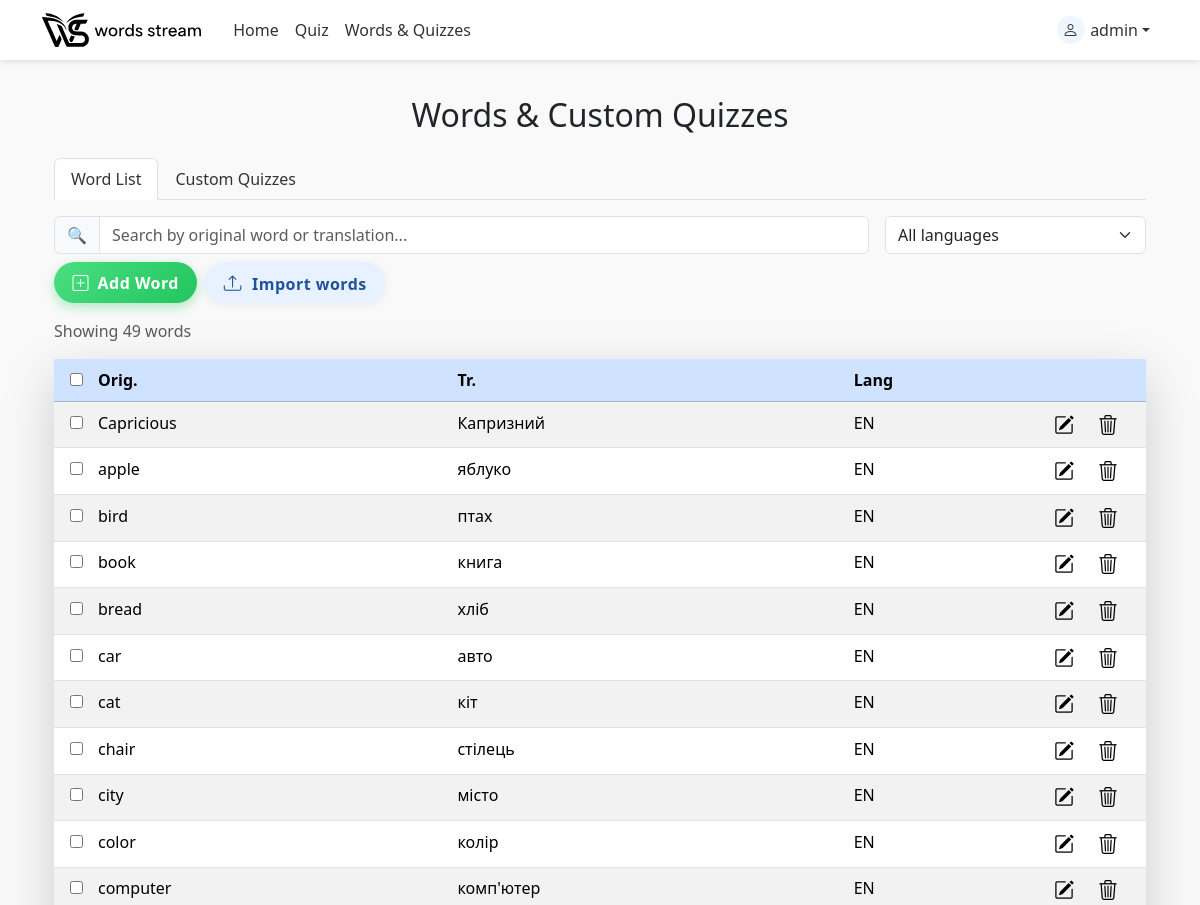
/word_list/ (signed in, upper part), run on an earlier commit of the app's database.
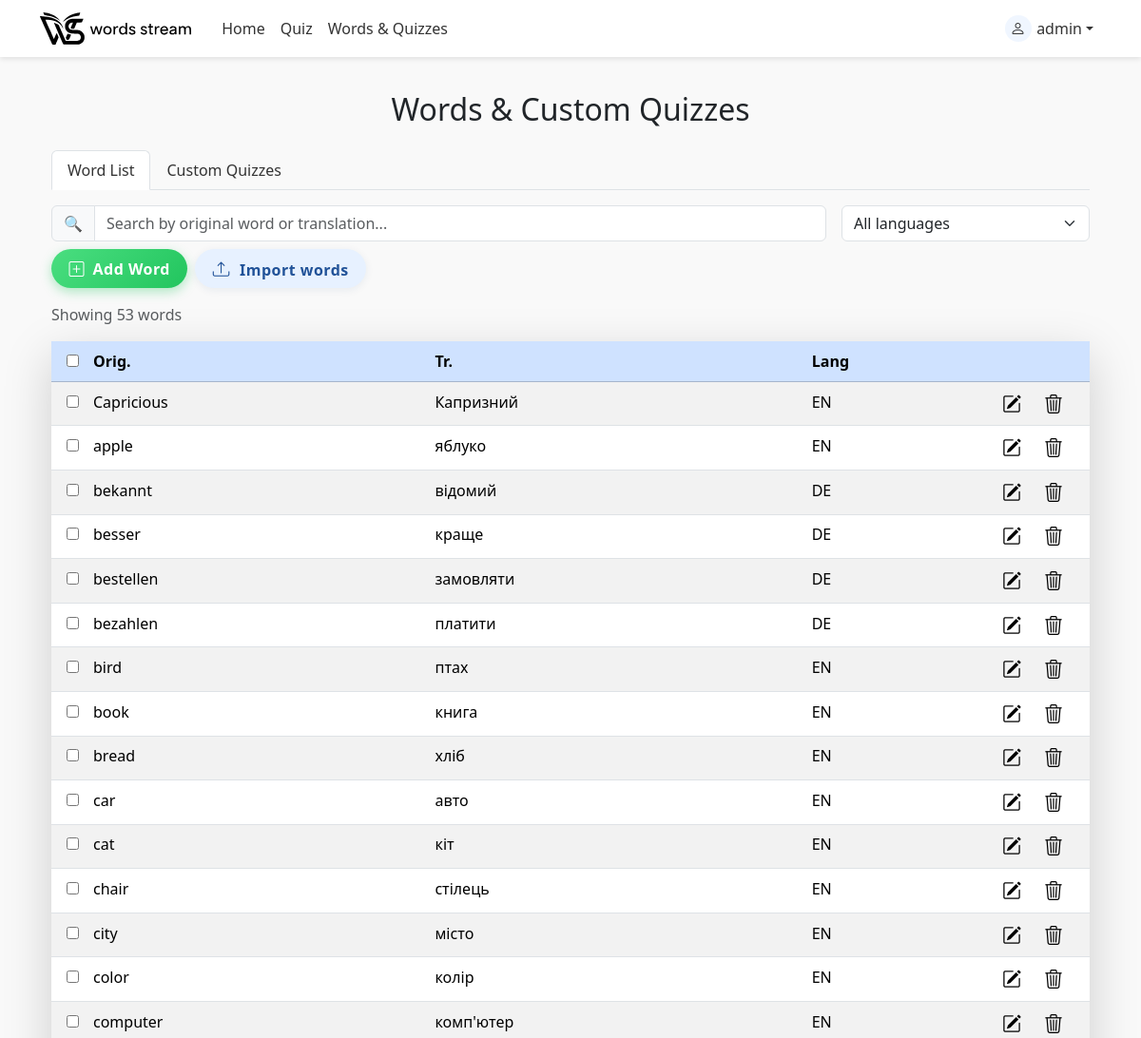
And on a later commit of the database.
### quiz/models.py (models this page shows, shortened)
class Word(models.Model):
    LANGUAGE_CHOICES = [
        ("de", "German"),
        ("en", "English"),
        ("uk", "Ukrainian"),
        ("pl", "Polish"),
        ("fr", "French"),
        ("es", "Spanish"),
    ]
    owner = models.ForeignKey(
        User,
        on_delete=models.CASCADE,
        related_name="words",
        null=True,      # temporary so old rows are allowed
        blank=True,     # same
    )
    original_word = models.CharField(max_length=100)
    translation = models.CharField(max_length=100)
    language = models.CharField(
        max_length=5,
        choices=LANGUAGE_CHOICES,
        default="de",
    )
    times_quizzed = models.IntegerField(default=0)
    correct_answers = models.IntegerField(default=0)
    timeout = models.IntegerField(default=0)
    class Meta:
        unique_together = ("owner", "original_word", "language")

### quiz/views.py (the view, shortened to what this page needs)
# urls.py: path('word_list/', views.word_list, name='word_list'),
@login_required
def word_list(request):
    query = request.GET.get('q', '').strip()
    language = request.GET.get('language', '').strip()
    qs = Word.objects.filter(owner=request.user).order_by('original_word')
    if language:
        qs = qs.filter(language=language)
    all_words = list(qs)
    if query:
        q = query.casefold()
        words = [
            w for w in all_words
            if q in (w.original_word or "").casefold()
               or q in (w.translation or "").casefold()
        ]
    else:
        words = all_words
    custom_quizzes = CustomQuiz.objects.filter(owner=request.user)
    return render(
        request,
        'quiz/words_and_quizzes.html',
        {
            'words': words,
            'query': query,
            'custom_quizzes': custom_quizzes,
            'language_choices': Word.LANGUAGE_CHOICES,
            'selected_language': language,
        }
    )

### quiz/templates/quiz/words_and_quizzes.html (shortened to what this page needs)
{% extends "base.html" %}
{% load static %}
{% block content %}
<div class="container mt-1">
  <h2 class="mb-4 text-center">Words &amp; Custom Quizzes</h2>
  <ul class="nav nav-tabs mb-3" id="listTabs" role="tablist">
    <li class="nav-item" role="presentation">
      <button
        class="nav-link active"
        id="words-tab"
        data-bs-toggle="tab"
        data-bs-target="#words-pane"
        type="button"
        role="tab"
        aria-controls="words-pane"
        aria-selected="true">
        Word List
      </button>
    </li>
    <li class="nav-item" role="presentation">
      <button
        class="nav-link"
        id="quizzes-tab"
        data-bs-toggle="tab"
        data-bs-target="#quizzes-pane"
        type="button"
        role="tab"
        aria-controls="quizzes-pane"
        aria-selected="false">
        Custom Quizzes
      </button>
    </li>
  </ul>
  <div class="tab-content" id="listTabsContent">
    {% include "quiz/partials/words/_words_tab.html" %}
  </div>
</div>
{% endblock %}

### quiz/templates/quiz/partials/words/_words_tab.html (shortened to what this page needs)
<div class="tab-pane fade show active"
     id="words-pane"
     role="tabpanel"
     aria-labelledby="words-tab">
  <div class="mb-3">
    <div class="row g-2 g-lg-3 align-items-lg-center mb-2">
      <div class="col-12 col-lg-9">
        <div class="input-group">
          <span class="input-group-text">🔍</span>
          <input
            type="text"
            id="word-search-input"
            class="form-control"
            placeholder="Search by original word or translation..."
            value="{{ query }}"
          >
        </div>
      </div>
      <div class="col-12 col-lg-3">
        <select id="language-filter" class="form-select">
          <option value="">All languages</option>
        </select>
      </div>
    </div>
    <div class="d-flex flex-column flex-sm-row justify-content-start gap-2 mb-1">
        <button
          id="add-word-btn"
          type="button"
          class="btn btn-ws-base btn-ws-success text-nowrap"
        >
          <i class="bi bi-plus-square me-1"></i>
          Add Word
        </button>
        <a
          href="{% url 'quiz:upload_words' %}"
          class="btn btn-ws-base btn-ws-soft btn-ws-icon-label text-nowrap"
        >
          <i class="bi bi-upload"></i>
          Import words
        </a>
    </div>
  </div>
  {% with words|length as word_count %}
    <p class="text-muted mb-3" id="word-count-text">
      Showing
      <span id="word-count-number">{{ word_count }}</span>
      word{% if word_count != 1 %}s{% endif %}
    </p>
  {% endwith %}
  <div class="table-responsive table-wrapper shadow-lg">
    <table class="table table-striped table-hover table-sm table-no-gap mb-0">
      <thead class="table-primary">
        <tr>
          <th class="ps-3" style="width:40px;">
            <input type="checkbox" id="word-select-all">
          </th>
          <th>Orig.</th>
          <th>Tr.</th>
          <th class="d-none d-sm-table-cell">Lang</th>
          <th class="text-center" style="width: 90px;"></th>
        </tr>
      </thead>
      <tbody id="word-table-body">
        {% for word in words %}
          <tr data-id="{{ word.id }}" data-language="{{ word.language }}">
            <td class="ps-3">
              <input type="checkbox" class="word-checkbox">
            </td>
            <td>{{ word.original_word }}</td>
            <td>{{ word.translation }}</td>
            <td class="d-none d-sm-table-cell">{{ word.language|upper }}</td>
            <td class="text-center pe-4">
              <div class="d-flex justify-content-center gap-3">
                <i
                  class="bi bi-pencil-square fs-5 icon-action edit edit-btn"
                  role="button"
                  tabindex="0"
                  title="Edit"
                  aria-label="Edit word"
                ></i>
                <i
                  class="bi bi-trash3 fs-5 icon-action delete delete-btn"
                  role="button"
                  tabindex="0"
                  title="Delete word"
                ></i>
              </div>
            </td>
          </tr>
        {% empty %}
          <tr>
            <td colspan="5" class="text-center text-muted">
              No words found.
            </td>
          </tr>
        {% endfor %}
      </tbody>
    </table>
  </div>
</div>

What changed in the data, as far as the page shows it:
added Word: original_word "bekannt", translation "відомий", language "DE"
added Word: original_word "besser", translation "краще", language "DE"
added Word: original_word "bestellen", translation "замовляти", language "DE"
added Word: original_word "bezahlen", translation "платити", language "DE"
Also different on the page:
{{ word_count }}: "49" → "53"
